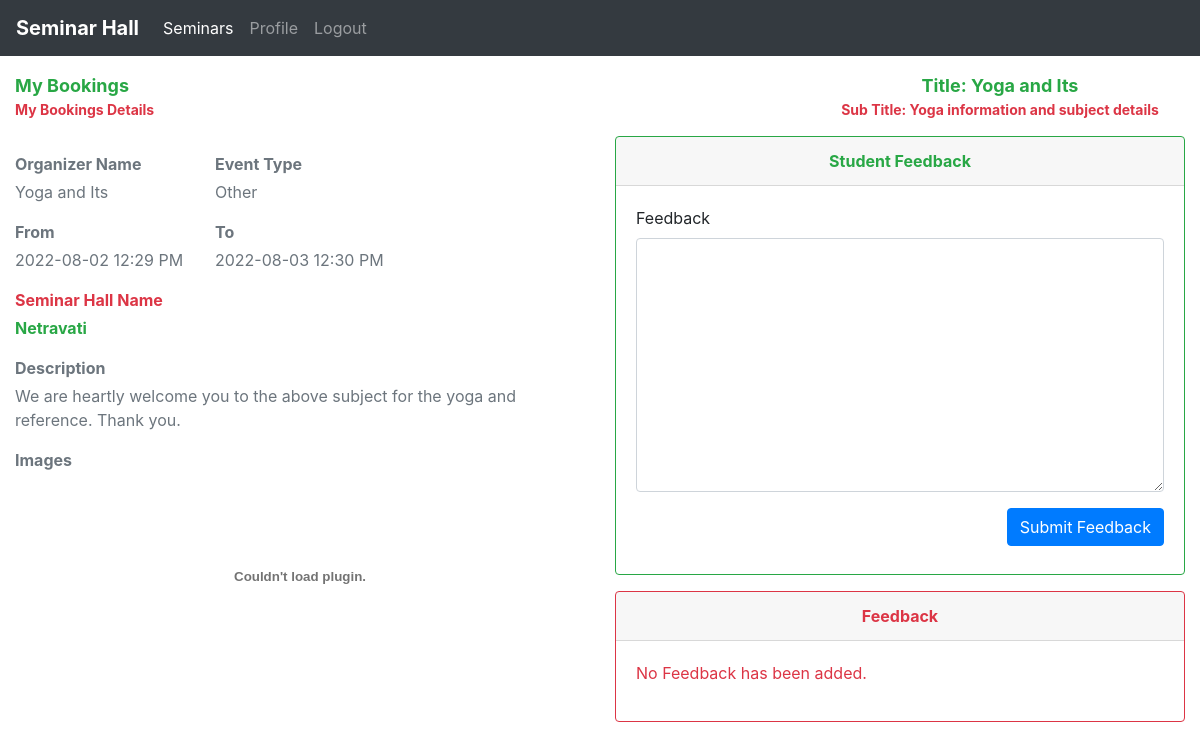
Page /students/feedback.php?id=8 on the committed database.
### tables this page shows
CREATE TABLE IF NOT EXISTS `bookings` (
  `id` int(11) NOT NULL AUTO_INCREMENT,
  `deptId` int(11) NOT NULL,
  `seminar_hall_id` int(11) NOT NULL,
  `title` varchar(100) NOT NULL,
  `subTitle` varchar(100) NOT NULL,
  `organizerName` varchar(100) NOT NULL,
  `from_date` datetime NOT NULL,
  `to_date` datetime NOT NULL,
  `guests` text,
  `description` text NOT NULL,
  `status` varchar(30) NOT NULL DEFAULT 'Pending',
  `images` text,
  `cancellation_reason` text,
  `accessories` text,
  `event_type` varchar(100) NOT NULL,
  PRIMARY KEY (`id`)
);

CREATE TABLE IF NOT EXISTS `seminar_halls` (
  `id` int(11) NOT NULL AUTO_INCREMENT,
  `hall_name` varchar(100) NOT NULL,
  `hall_description` text NOT NULL,
  PRIMARY KEY (`id`)
);

### students/feedback.php (the view, shortened to what this page needs)
<?php
include('./students_header.php');
include('../db/dbcon.php');
$result = mysqli_query($con, "SELECT * FROM `bookings` b, `seminar_halls` s
WHERE b.seminar_hall_id = s.id AND b.id = $_GET[id]") or die(mysqli_error($con));
$row = mysqli_fetch_array($result);
$images = explode(',', $row[11]);
$rollNo = $_SESSION['userData'][1];
$feedback_query = "SELECT * FROM `feedback` f, `bookings` b, `students_list` s
WHERE f.booking_id = b.id and f.student_id = s.roll_no and f.booking_id = $_GET[id] and f.student_id='$rollNo'";
$feedback_result = mysqli_query($con, $feedback_query);
$feedback_count = mysqli_num_rows($feedback_result);
?>
<!DOCTYPE html>
<html lang="en">
<head>
</head>
<body>
    <div class="container-fluid">
        <div class="row mt-3">
            <div class="col-md-8">
                <p class="page-title font-weight-bold text-success m-0">My Bookings</p>
                <p class="page-subTitle text-danger font-weight-bold">My Bookings Details</p>
            </div>
            <div class="col-md-4 text-center">
                <p class="page-title font-weight-bold text-success m-0">Title: <?php echo $row[3]; ?></p>
                <p title="<?php echo $row[4]; ?>" class="page-subTitle text-truncate text-danger font-weight-bold">Sub Title: <?php echo $row[4]; ?></p>
            </div>
        </div>
        <div class="row">
            <div class="col-md-6">
                <div class="row mt-3">
                    <div class="col-md-4">
                        <p class="text-title mb-1 font-weight-bold text-secondary">Organizer Name</p>
                        <p class="text-muted m-0"><?php echo $row[3]; ?></p>
                    </div>
                    <div class="col-md-4">
                        <p class="text-title mb-1 font-weight-bold text-secondary">Event Type</p>
                        <p class="text-muted m-0"><?php echo $row[14]; ?></p>
                    </div>
                    <div class="col-md-4">
                    </div>
                </div>
                <div class="row mt-3">
                    <div class="col-md-4">
                        <p class="text-title mb-1 font-weight-bold text-secondary">From</p>
                        <p class="text-muted m-0"><?php echo date_format(date_create($row[6]), "Y-m-d h:i A"); ?></p>
                    </div>
                    <div class="col-md-4">
                        <p class="text-title mb-1 font-weight-bold text-secondary">To</p>
                        <p class="text-muted m-0"><?php echo date_format(date_create($row[7]), "Y-m-d h:i A"); ?></p>
                    </div>
                </div>
                <div class="row mt-3">
                    <div class="col-md-4">
                        <p class="text-title mb-1 font-weight-bold text-danger">Seminar Hall Name</p>
                        <p class="m-0 text-success font-weight-bold"><?php echo $row[16]; ?></p>
                    </div>
                </div>
                <div class="row mt-3">
                    <div class="col-md-12">
                        <p class="text-title mb-1 font-weight-bold text-secondary">Description</p>
                        <p class="text-muted m-0"><?php echo $row[9]; ?></p>
                    </div>
                </div>
                <?php
                if ($row[11]) {
                ?>
                    <div class="row mt-3">
                        <div class="col-md-12">
                            <p class="text-title mb-1 font-weight-bold text-secondary">Images</p>
                            <div class="image-thumbnails">
                                <?php
                                for ($i = 0; $i < count($images); $i++) {
                                    if (explode('.', $images[$i])[1] !== 'pdf') {
                                ?>
                                        <img class="uploaded-images" src="./../<?php echo $images[$i]; ?>" alt="" />
                                    <?php
                                    } else { ?>
                                        <div>
                                            <object data="./../<?php echo $images[$i]; ?>" type="application/pdf" width="100%" height="200">
                                            </object>
                                        </div>
                                <?php
                                    }
                                }
                                ?>
                            </div>
                        </div>
                    </div>
                <?php
                }
                ?>
            </div>
            <div class="col-md-6">
                <?php
                if ($row[10] !== "cancelled") {
                ?>
                    <div class="card border-success">
                        <div class="card-header text-success font-weight-bold text-center">Student Feedback</div>
                        <div class="card-body">
                            <form action="" method="post">
                                <div class="form-group">
                                    <label for="Feedback">Feedback</label>
                                    <textarea name="feedback" class="form-control" id="" cols="30" rows="10"></textarea>
                                </div>
                                <div class="text-right">
                                    <button type="submit" name="submit_feedback" class="btn btn-primary ml-3 mb-2">Submit Feedback</button>
                                </div>
                            </form>
                        </div>
                    </div>
                <?php
                }
                ?>
                <div class="card border-danger mt-3">
                    <div class="card-header text-danger font-weight-bold text-center">Feedback</div>
                    <div class="card-body">
                        <?php
                        if ($feedback_count === 0) {
                        ?>
                            <p class="text-danger">No Feedback has been added.</p>
                            <?php
                        }
                        ?>
                    </div>
                </div>
            </div>
        </div>
    </div>
</body>
</html>

### css/style.css (style rules this page uses)
.page-title { font-size: 18px; }
.page-subTitle { font-size: 14px; }

### rows in the picture
bookings: title "Yoga and Its", subTitle "Yoga information and subject details", event_type "Other", from_date "2022-08-02 12:29 PM", to_date "2022-08-03 12:30 PM", seminar_hall.hall_name "Netravati", description "We are heartly welcome you to the above subject for the yoga and reference. Thank you."
